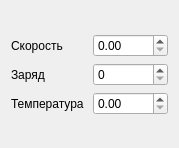
<?xml version="1.0" encoding="UTF-8"?>
<ui version="4.0">
 <class>BoardSettings</class>
 <widget class="QWidget" name="BoardSettings">
  <property name="geometry">
   <rect>
    <x>0</x>
    <y>0</y>
    <width>179</width>
    <height>148</height>
   </rect>
  </property>
  <property name="windowTitle">
   <string>Настройки борта</string>
  </property>
  <layout class="QVBoxLayout" name="verticalLayout_2">
   <item>
    <widget class="CoordinatesSettings" name="coordsMenu" native="true"/>
   </item>
   <item>
    <layout class="QVBoxLayout" name="verticalLayout">
     <item>
      <layout class="QHBoxLayout" name="horizontalLayout">
       <item>
        <widget class="QLabel" name="labelSpeed">
         <property name="text">
          <string>Скорость</string>
         </property>
        </widget>
       </item>
       <item>
        <widget class="QDoubleSpinBox" name="spinSpeed"/>
       </item>
      </layout>
     </item>
     <item>
      <layout class="QHBoxLayout" name="horizontalLayout_2">
       <item>
        <widget class="QLabel" name="labelBattery">
         <property name="text">
          <string>Заряд</string>
         </property>
        </widget>
       </item>
       <item>
        <widget class="QSpinBox" name="spinBattery"/>
       </item>
      </layout>
     </item>
     <item>
      <layout class="QHBoxLayout" name="horizontalLayout_3">
       <item>
        <widget class="QLabel" name="labelTemperature">
         <property name="text">
          <string>Температура</string>
         </property>
        </widget>
       </item>
       <item>
        <widget class="QDoubleSpinBox" name="spinTemperature"/>
       </item>
      </layout>
     </item>
    </layout>
   </item>
   <item>
    <widget class="DialogOptions" name="widget_2" native="true"/>
   </item>
  </layout>
 </widget>
 <customwidgets>
  <customwidget>
   <class>DialogOptions</class>
   <extends>QWidget</extends>
   <header>dialogoptions.h</header>
   <container>1</container>
  </customwidget>
  <customwidget>
   <class>CoordinatesSettings</class>
   <extends>QWidget</extends>
   <header>coordinatessettings.h</header>
   <container>1</container>
  </customwidget>
 </customwidgets>
 <resources/>
 <connections/>
</ui>
